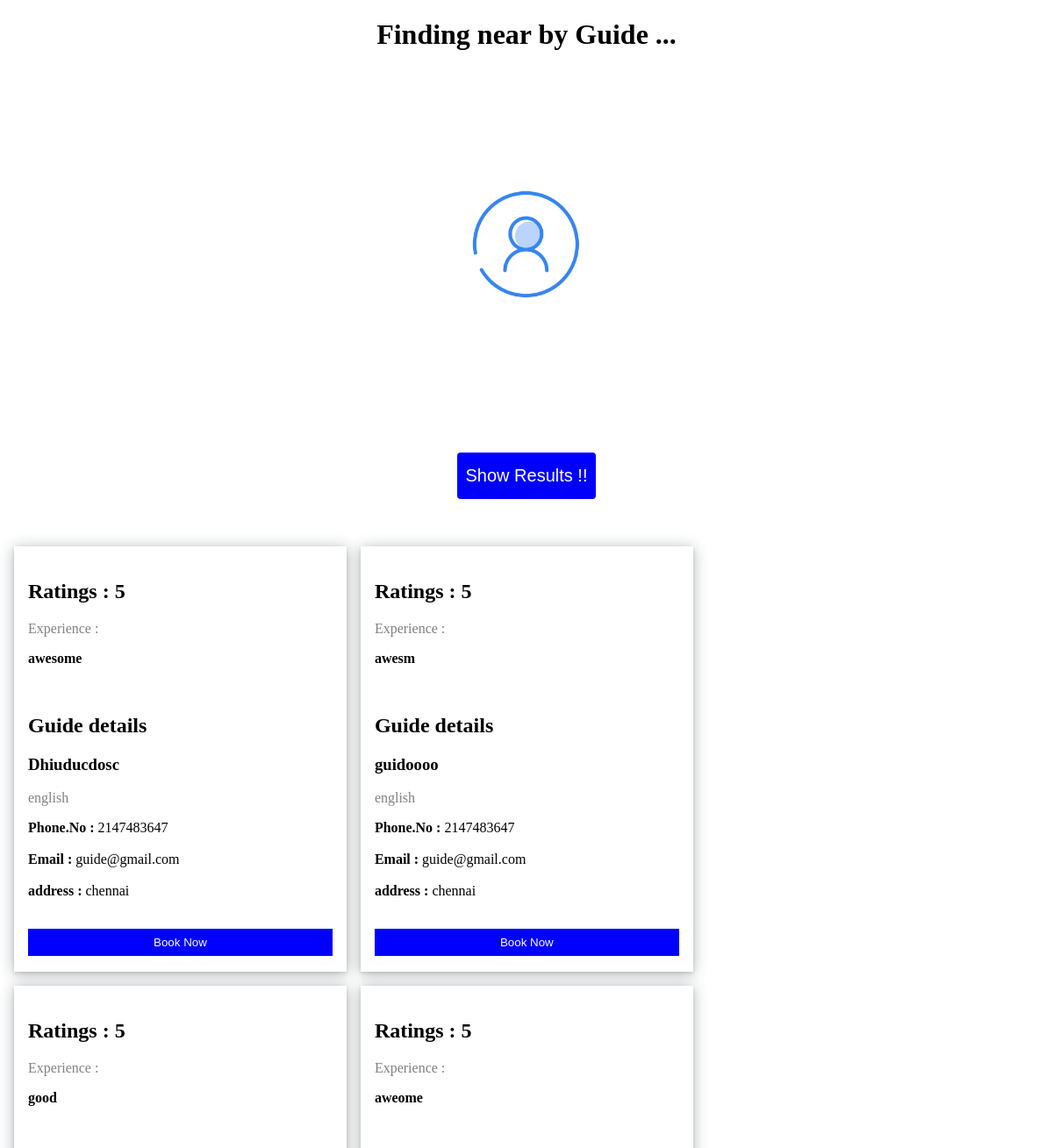
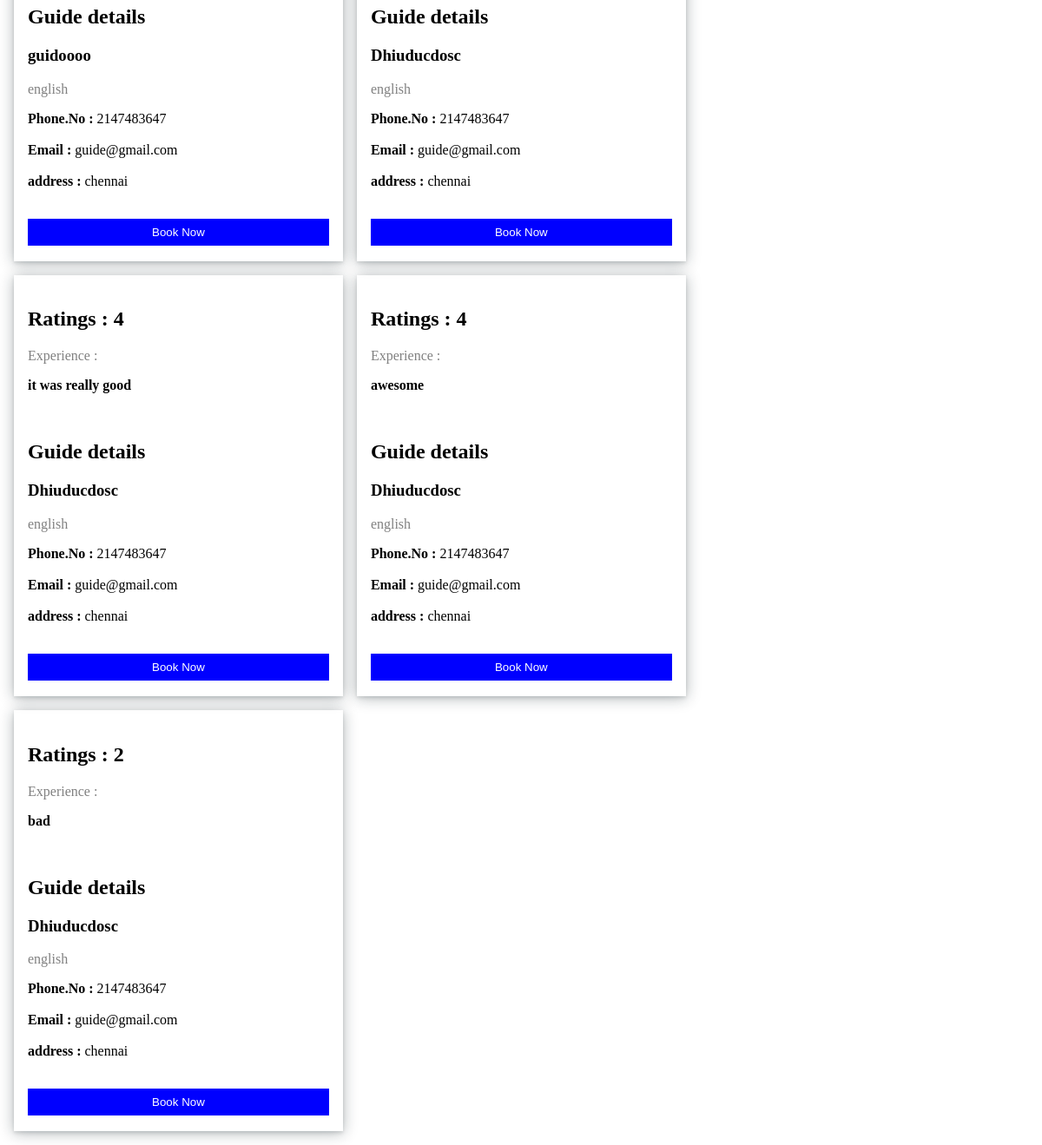
/tourist/home.php, run on the app's committed database (2 pictures, top to bottom).
### tables this page shows
CREATE TABLE `booking` (
  `id` int(11) NOT NULL,
  `user` int(11) NOT NULL,
  `guide` int(11) NOT NULL,
  `rate` int(11) DEFAULT NULL,
  `experience` varchar(10000) DEFAULT NULL,
  `status` int(11) NOT NULL,
  `start` varchar(300) NOT NULL,
  `end` varchar(300) DEFAULT NULL
);

CREATE TABLE `guide` (
  `id` int(11) NOT NULL,
  `name` varchar(50) NOT NULL,
  `pass` varchar(100) NOT NULL,
  `lang` varchar(1000) NOT NULL,
  `phone` int(11) NOT NULL,
  `email` varchar(50) NOT NULL,
  `address` varchar(100) NOT NULL,
  `lat` varchar(100) DEFAULT NULL,
  `lon` varchar(100) DEFAULT NULL,
  `score` int(11) NOT NULL
);

### tourist/home.php (the view, shortened to what this page needs)
<!DOCTYPE html>
<html>
	<head>
	</head>
	<body>
    <center><h1>Finding near by Guide ...</h1></center>
		<div class="body">
			<div class="outer">
				<div class="cont">
					<div class="item">
						<img
							src="./assets/acc.jpg"
							alt="user"
						/>
					</div>
				</div>
			</div>
		</div>
		<br><br>
		<center>
			<form action="./showGuides.php" method="POST">
				<input type="submit" class="redirect" value="Show Results !!" />
			</form>
		</center>
		<br><br><br>
<?php
    $servername = "localhost";
    $username = "root";
    $password = "";
    $dbname = "guide";
    $conn = new mysqli($servername, $username, $password, $dbname);
    $sql = "SELECT * FROM `booking` order by rate DESC;";
    $result = $conn->query($sql);
	if ($result->num_rows > 0) {
		while($row = $result->fetch_assoc()) {
			if($row["experience"]!=null && $row["rate"]!=null){
			echo "
			<div class='column'>
				<div class='card'>
					<div class='container'>
					";
					 echo "
						<br>
						<h2>Ratings : ".$row["rate"]."</h2>
						<p class='title'>Experience : </p>
					<p><b>".$row["experience"]."</b></p><br>
					<h2>Guide details</h2>
					";
					$sql1 = "SELECT * FROM `guide` where id = '".$row["guide"]."';";
					$result1 = $conn->query($sql1);
					if ($result1->num_rows > 0) {
						while($row1 = $result1->fetch_assoc()) {
							echo "
								<h3>".$row1["name"]."</h3>
								<p class='title'>".$row1["lang"]."</p>
                        <p><b>Phone.No : </b>".$row1["phone"]." <b><br>
                        <br>Email : </b>".$row1["email"]."<br><br>
                        <b>address : </b>".$row1["address"]."</p><br>
						<form action='book.php' method='POST'>
                            <input type='text' name='id' value='".$row1["id"]."' hidden/>
                            <input type='submit' id='goo' value='Book Now' class='button'>
                            </form><br>
							";
						}
					}
					echo "
					</div>
				</div>
			</div>
			";
			}
		}
	}
?>
<br><br><br>
	</body>
</html>

### tourist/home.php (style rules this page uses)
.body { display: grid; place-content: center; }
.cont { width: 600px; height: 400px; display: grid; place-items: center; overflow: hidden; position: relative; }
.item { z-index: 100; padding: 5px; }
.item img { width: 150px; height: 150px; border-radius: 50%; }
.redirect { padding: 15px 10px; background-color: blue; color: white; border-radius: 4px; text-decoration: none; font-size: 20px; cursor: pointer; border: none; }
.column { float: left; width: 32%; margin-bottom: 16px; padding: 0 8px; }
.card { box-shadow: rgba(14, 30, 37, 0.12) 0px 2px 4px 0px, rgba(14, 30, 37, 0.32) 0px 2px 16px 0px; }
.container { padding: 0 16px; }
.container::after, .row::after { content: ''; clear: both; display: table; }
.title { color: grey; }
.button { border: none; outline: 0; display: inline-block; padding: 8px; color: white; background-color: blue; text-align: center; cursor: pointer; width: 100%; }

### data on the page
booking: rate "5", experience "awesome"
guide: name "Dhiuducdosc", lang "english", phone "2147483647", email "guide@gmail.com", address "chennai"
booking: rate "5", experience "awesm"
guide: name "guidoooo", lang "english", phone "2147483647", email "guide@gmail.com", address "chennai"
booking: rate "5", experience "good"
booking: rate "5", experience "aweome"
booking: rate "4", experience "it was really good"
booking: rate "4", experience "awesome"
booking: rate "2", experience "bad"
